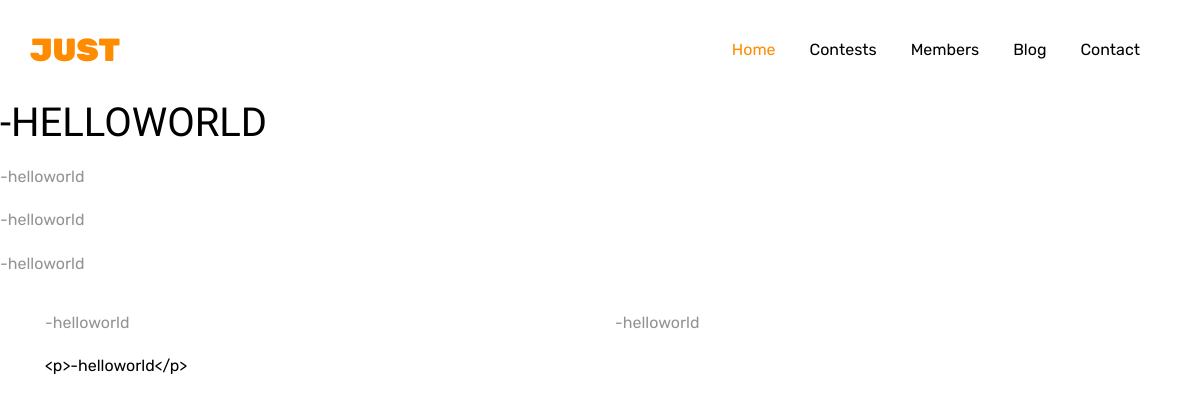
The page /home/problemlist/four/ on the database as committed earlier.
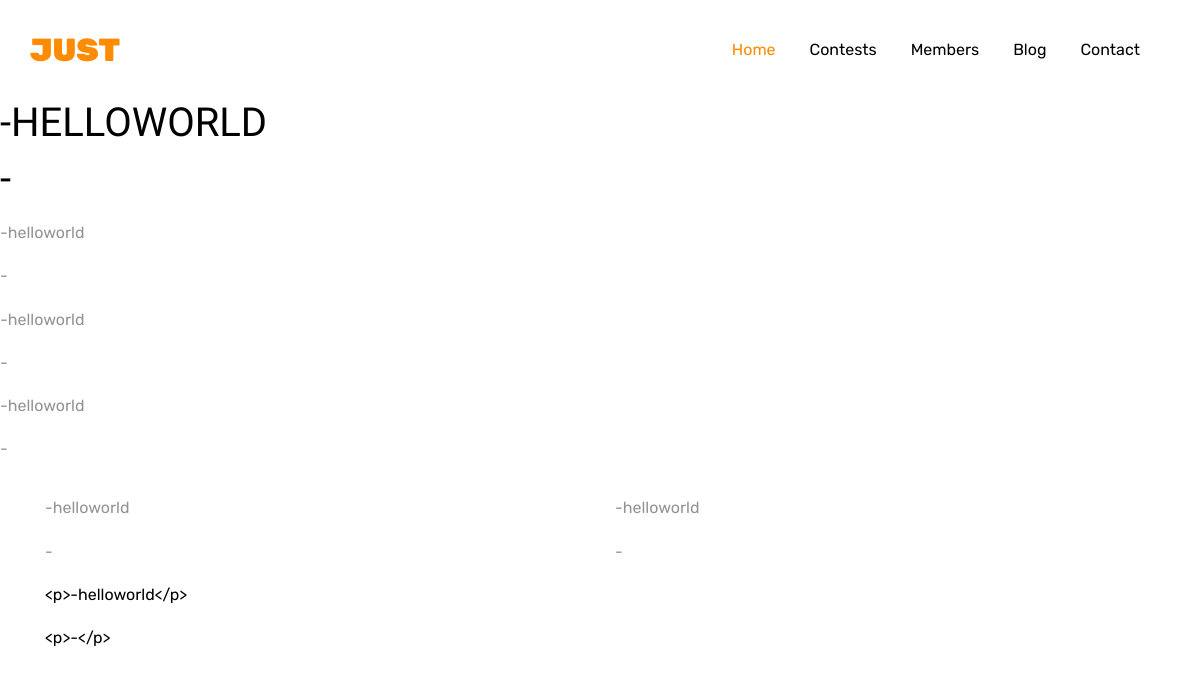
The same page on the database as committed later.
### createcontest/models.py (models this page shows, shortened)
class Createcontest(models.Model):
	contest_name = models.CharField(max_length=50,default='-')
	contest_setter = models.CharField(max_length=50,default='-')
	problem_name_1 = models.CharField(max_length=50,default='-')
	problem_time_limit_1 = models.CharField(max_length=50,default='-')
	problem_memory_limit_1 = models.CharField(max_length=50,default='-')
	problem_description_1 = RichTextField(default='-');
	problem_input_1 = RichTextField(default='-');
	problem_output_1 = RichTextField(default='-');
	problem_note_1 = RichTextField(default=' ')
	problem_name_2 = models.CharField(max_length=50,default='-')
	problem_time_limit_2 = models.CharField(max_length=50,default='-')
	problem_memory_limit_2 = models.CharField(max_length=50,default='-')
	problem_description_2 = RichTextField(default='-');
	problem_input_2 = RichTextField(default='-');
	problem_output_2 = RichTextField(default='-');
	problem_note_2 = RichTextField(default=' ')
	problem_name_3 = models.CharField(max_length=50,default='-')
	problem_time_limit_3 = models.CharField(max_length=50,default='-')
	problem_memory_limit_3 = models.CharField(max_length=50,default='-')
	problem_description_3 = RichTextField(default='-');
	problem_input_3 = RichTextField(default='-');
	problem_output_3 = RichTextField(default='-');
	problem_note_3 = RichTextField(default=' ')
	problem_name_4 = models.CharField(max_length=50,default='-')
	problem_time_limit_4 = models.CharField(max_length=50,default='-')
	problem_memory_limit_4 = models.CharField(max_length=50,default='-')
	problem_description_4 = RichTextField(default='-');
	problem_input_4 = RichTextField(default='-');
	problem_output_4 = RichTextField(default='-');
	problem_note_4 = RichTextField(default=' ')
	problem_name_5 = models.CharField(max_length=50,default='-')
	problem_time_limit_5 = models.CharField(max_length=50,default='-')
	problem_memory_limit_5 = models.CharField(max_length=50,default='-')
	problem_description_5 = RichTextField(default='-');
	problem_input_5 = RichTextField(default='-');
	problem_output_5 = RichTextField(default='-');
	problem_note_5 = RichTextField(default=' ')

### createcontest/views.py (the view)
# urls.py: url(r'^home/problemlist/four/$',views.four,name='four'),
def four(request):
	sitename = 'Problem 4'
	contest = Createcontest.objects.all()
	args = {'sitename':sitename,'contest':contest}
	return render(request,'front/four.html',args)

### createcontest/templates/front/four.html
{% extends 'front/master.html' %}
{% block mainblock %}
{% for i in contest %}
<h1 style="color: black;">{{i.problem_name_4 | safe}}</h1>
{% endfor %}
{% for i in contest %}
<p>{{i.problem_time_limit_4 | safe}}</p>
{% endfor %}
{% for i in contest %}
<p>{{i.problem_memory_limit_4 | safe}}</p>
{% endfor %}
{% for i in contest %}
<p style="color: black;">{{i.problem_description_4 | safe}}</p>
{% endfor %}
<div class="container">
  <div class="row">
    <div class="col-sm">
		{% for i in contest %}
  	  <p style="color: black;">{{i.problem_input_4 | safe}}</p>
  	  {% endfor %}
    </div>
    <div class="col-sm">
		{% for i in contest %}
  	  <p style="color: black;">{{i.problem_output_4 | safe}}</p>
  	  {% endfor %}
  </div>
</div>
{% for i in contest %}
<p style="color: black;">{{i.problem_note_4}}</p>
{% endfor %}
{% endblock %}

Rows that differ between the two databases and show on the page:
added Createcontest: problem_name_4 "-", problem_time_limit_4 "-", problem_memory_limit_4 "-", problem_description_4 "-", problem_input_4 "-", problem_output_4 "-", problem_note_4 "<p>-</p>"
